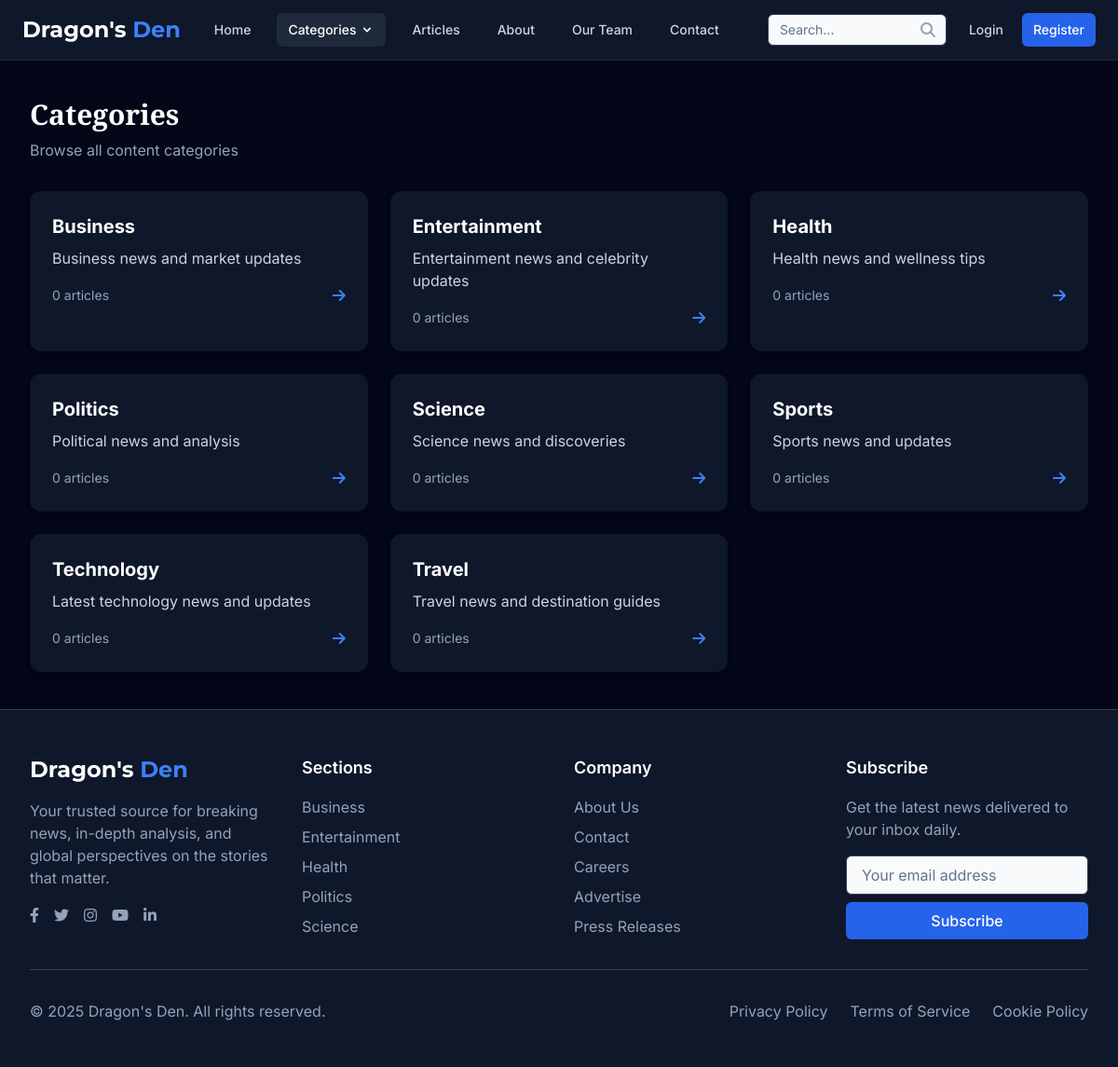
/categories.php, run on the app's committed database.
### tables this page shows
CREATE TABLE IF NOT EXISTS categories (
    id INT AUTO_INCREMENT PRIMARY KEY,
    name VARCHAR(50) NOT NULL UNIQUE,
    slug VARCHAR(50) NOT NULL UNIQUE,
    description TEXT,
    created_at DATETIME NOT NULL,
    updated_at DATETIME
);

### categories.php (the view, shortened to what this page needs)
<?php
require_once 'includes/db.php';
$stmt = $pdo->prepare("SELECT categories.*, COUNT(articles.id) as article_count
                      FROM categories
                      LEFT JOIN articles ON categories.id = articles.category_id
                      GROUP BY categories.id
                      ORDER BY categories.name");
$stmt->execute();
$categories = $stmt->fetchAll();
?>
<?php include 'includes/header.php'; ?>
<main class="flex-grow py-10 bg-dark-950">
    <div class="max-w-7xl mx-auto px-4 sm:px-6 lg:px-8">
        <div class="mb-8">
            <h1 class="text-3xl font-serif font-bold text-white">Categories</h1>
            <p class="mt-2 text-dark-400">Browse all content categories</p>
        </div>
        <div class="grid grid-cols-1 md:grid-cols-2 lg:grid-cols-3 gap-6">
            <?php foreach($categories as $category): ?>
                <a href="category.php?id=<?= $category['id'] ?>" class="bg-dark-900 rounded-xl shadow-md overflow-hidden hover:shadow-lg transition-shadow group">
                    <div class="p-6">
                        <h2 class="text-xl font-bold text-white group-hover:text-primary-400 transition-colors"><?= htmlspecialchars($category['name']) ?></h2>
                        <?php if($category['description']): ?>
                            <p class="mt-2 text-dark-300 line-clamp-2"><?= htmlspecialchars($category['description']) ?></p>
                        <?php endif; ?>
                        <div class="mt-4 flex items-center justify-between">
                            <span class="text-sm text-dark-400"><?= $category['article_count'] ?> articles</span>
                            <span class="text-primary-500 group-hover:translate-x-1 transition-transform">
                                <i class="fas fa-arrow-right"></i>
                            </span>
                        </div>
                    </div>
                </a>
            <?php endforeach; ?>
        </div>
    </div>
</main>
<?php include 'includes/footer.php'; ?>

### includes/footer.php (shortened to what this page needs)
<footer class="bg-dark-900 text-dark-300 mt-auto border-t border-dark-700">
        <div class="max-w-7xl mx-auto px-4 sm:px-6 lg:px-8 py-12">
            <div class="grid grid-cols-1 md:grid-cols-2 lg:grid-cols-4 gap-8">
                <div>
                    <a href="index.php" class="flex-shrink-0 flex items-center mb-4">
                        <span class="font-display text-2xl font-bold text-white">Dragon's <span class="text-primary-500">Den</span></span>
                    </a>
                    <p class="text-dark-400 mb-4">Your trusted source for breaking news, in-depth analysis, and global perspectives on the stories that matter.</p>
                    <div class="flex space-x-4">
                        <a href="#" class="text-dark-400 hover:text-white transition-colors">
                            <i class="fab fa-facebook-f"></i>
                        </a>
                        <a href="#" class="text-dark-400 hover:text-white transition-colors">
                            <i class="fab fa-twitter"></i>
                        </a>
                        <a href="#" class="text-dark-400 hover:text-white transition-colors">
                            <i class="fab fa-instagram"></i>
                        </a>
                        <a href="#" class="text-dark-400 hover:text-white transition-colors">
                            <i class="fab fa-youtube"></i>
                        </a>
                        <a href="#" class="text-dark-400 hover:text-white transition-colors">
                            <i class="fab fa-linkedin-in"></i>
                        </a>
                    </div>
                </div>
                <div>
                    <h3 class="text-lg font-semibold text-white mb-4">Sections</h3>
                    <ul class="space-y-2">
                        <?php
                        $stmt = $pdo->prepare("SELECT * FROM categories ORDER BY name LIMIT 5");
                        $stmt->execute();
                        $footer_categories = $stmt->fetchAll();
                        foreach($footer_categories as $category):
                        ?>
                        <li>
                            <a href="category.php?id=<?= $category['id'] ?>" class="text-dark-400 hover:text-white transition-colors">
                                <?= htmlspecialchars($category['name']) ?>
                            </a>
                        </li>
                        <?php endforeach; ?>
                    </ul>
                </div>
                <div>
                    <h3 class="text-lg font-semibold text-white mb-4">Company</h3>
                    <ul class="space-y-2">
                        <li><a href="about.php" class="text-dark-400 hover:text-white transition-colors">About Us</a></li>
                        <li><a href="contact.php" class="text-dark-400 hover:text-white transition-colors">Contact</a></li>
                        <li><a href="careers.php" class="text-dark-400 hover:text-white transition-colors">Careers</a></li>
                        <li><a href="advertise.php" class="text-dark-400 hover:text-white transition-colors">Advertise</a></li>
                        <li><a href="press.php" class="text-dark-400 hover:text-white transition-colors">Press Releases</a></li>
                    </ul>
                </div>
                <div>
                    <h3 class="text-lg font-semibold text-white mb-4">Subscribe</h3>
                    <p class="text-dark-400 mb-4">Get the latest news delivered to your inbox daily.</p>
                    <form class="space-y-2">
                        <div>
                            <input type="email" placeholder="Your email address" class="newsletter-input w-full px-4 py-2 rounded-md bg-dark-800 border border-dark-700 text-white placeholder-dark-400 focus:outline-none focus:ring-2 focus:ring-primary-500 focus:border-transparent">
                        </div>
                        <button type="submit" class="w-full px-4 py-2 bg-primary-600 hover:bg-primary-700 text-white font-medium rounded-md transition-colors focus:outline-none focus:ring-2 focus:ring-primary-500 focus:ring-offset-2 focus:ring-offset-dark-900">
                            Subscribe
                        </button>
                    </form>
                </div>
            </div>
            <div class="border-t border-dark-700 mt-8 pt-8 flex flex-col md:flex-row justify-between items-center">
                <p class="text-dark-400">&copy; <?= date('Y') ?> Dragon's Den. All rights reserved.</p>
                <div class="mt-4 md:mt-0 flex space-x-6">
                    <a href="privacy-policy.php" class="text-dark-400 hover:text-white transition-colors">Privacy Policy</a>
                    <a href="terms-of-service.php" class="text-dark-400 hover:text-white transition-colors">Terms of Service</a>
                    <a href="cookie-policy.php" class="text-dark-400 hover:text-white transition-colors">Cookie Policy</a>
                </div>
            </div>
        </div>
    </footer>
</body>
</html>

### assets/css/style.css (style rules this page uses)
.dark input[type="text"], .dark input[type="email"], .dark input[type="password"], .dark textarea, .dark select { color: #1e293b; background-color: #f8fafc; }
.dark input[type="text"]::placeholder, .dark input[type="email"]::placeholder, .dark input[type="password"]::placeholder, .dark textarea::placeholder, .dark select::placeholder { color: #64748b; }

### includes/header.php (style rules this page uses)
.dark input[type="text"], .dark input[type="email"], .dark input[type="password"], .dark textarea, .dark select { color: #1e293b; background-color: #f8fafc; }
.dark input[type="text"]::placeholder, .dark input[type="email"]::placeholder, .dark input[type="password"]::placeholder, .dark textarea::placeholder, .dark select::placeholder { color: #64748b; }

### data on the page
categories: name "Business", description "Business news and market updates", article_count "0"
categories: name "Entertainment", description "Entertainment news and celebrity updates", article_count "0"
categories: name "Health", description "Health news and wellness tips", article_count "0"
categories: name "Politics", description "Political news and analysis", article_count "0"
categories: name "Science", description "Science news and discoveries", article_count "0"
categories: name "Sports", description "Sports news and updates", article_count "0"
categories: name "Technology", description "Latest technology news and updates", article_count "0"
categories: name "Travel", description "Travel news and destination guides", article_count "0"
